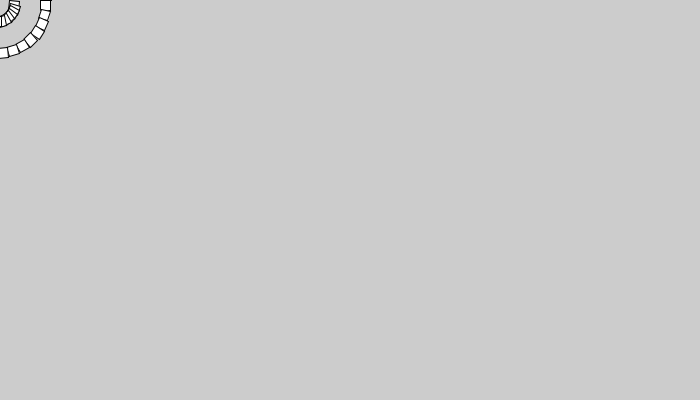
Frame 1 (no input)
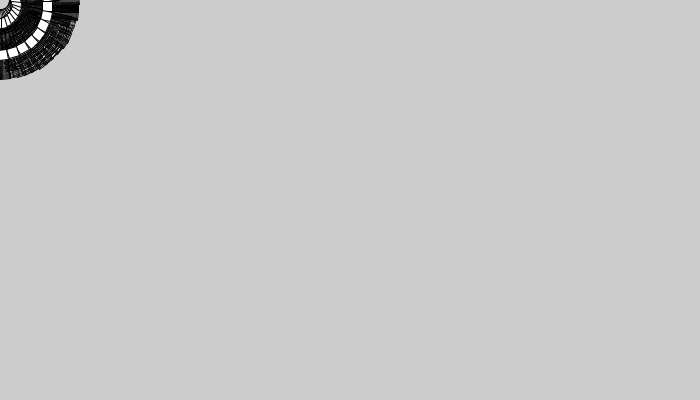
Frame 60 (the mouse pressed at the canvas centre just before this capture)
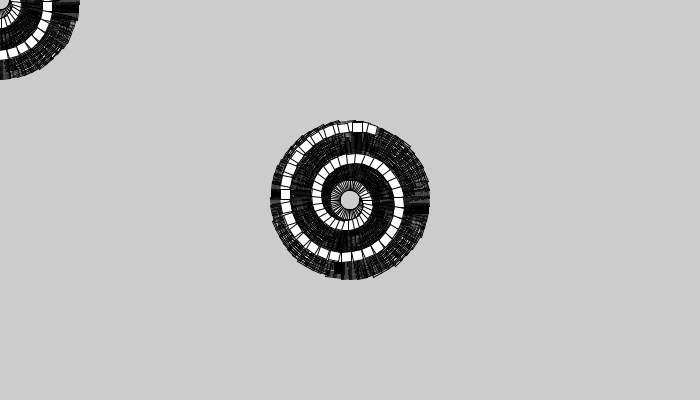
Frame 120 (the mouse held since frame 60 and released just before this capture)

The Processing sketch that drew these frames (run headless with seeded random() and noise(); from frame 60 on, the mouse is pressed at the canvas centre):

// Processing sketch: PV013Spirale
// ── PV013Spirale.pde
float angle1 = 0.0;
float time = 0.0;

void setup()
{
  size(700, 400);
}

void draw()
{
  spirale(angle1);
  angle1 += 0.1;
}

void spirale(float angolo)
{
  int x = 10;
  float angle = 0.1;
  
  pushMatrix();
  translate(mouseX, mouseY);
  rotate(angolo);
  for (int i = 0; i < 60; i++)
  {
    pushMatrix();
    rotate(angle);
    translate(x, 0);
    rect(0, 0, 10, 10);
    popMatrix();
    x = x + 1;
    angle += 0.2;
  }
  
  popMatrix();  
}

void rosa()
{
  translate(mouseX, mouseY);
  for (int i = 0; i < 20; i++)
  {
    rotate(angle1);
    rect(0, 0, 20, 20);
    
    angle1 += 0.1;
    time += 0.1;
  }
}

void rosaGrowing()
{
  pushStyle();
  stroke(0);
  fill(0, 80, 180, 10.0);
  translate(mouseX, mouseY);
  int radius = 10;
  for (int i = 0; i < 20; i++)
  {
    rotate(angle1);
    ellipse(0, 0, radius, radius);
    translate(10, 0);
    
    angle1 += 0.1;
    time += 0.1;
  }
  popStyle();
}
